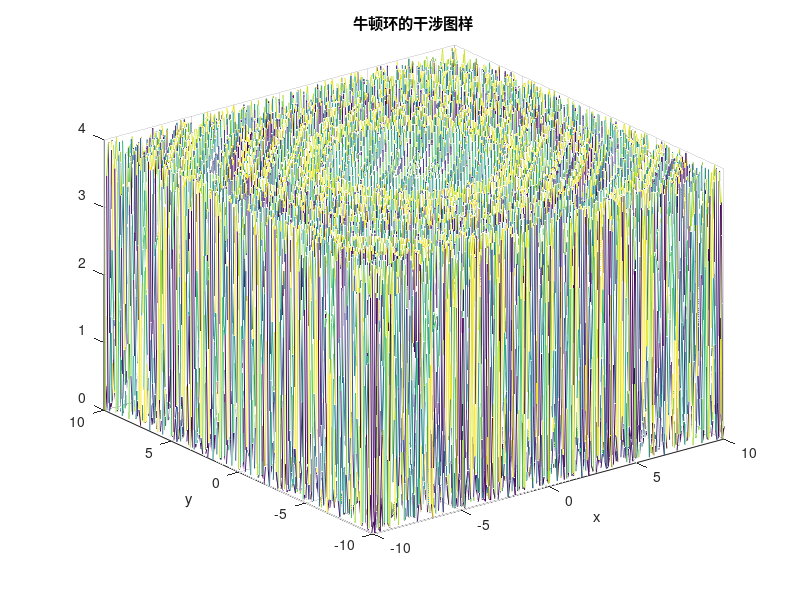

This figure's MATLAB source: (Note: this script raises an error after producing the figure.)
% 创建示例数据
lambda = 5.893e-7; % 波长（光的波长）
I0 = 1;
R = 2;
[X, Y] = meshgrid(-10:0.1:10, -10:0.1:10);
% 创建一个表示 r 值的网格
r = sqrt(X.*X+Y.*Y);

% 计算牛顿环的干涉图样
I = 4.*I0.*power(cos(pi.*(r.*r/R+lambda/2)./lambda), 2);

% 绘制牛顿环的干涉图样
mesh(X, Y, I);
title('牛顿环的干涉图样');
xlabel('x');
ylabel('y');

grid on;
colormap('parula'); % 更改色彩映射为'jet'
colorbar; % 添加颜色栏
